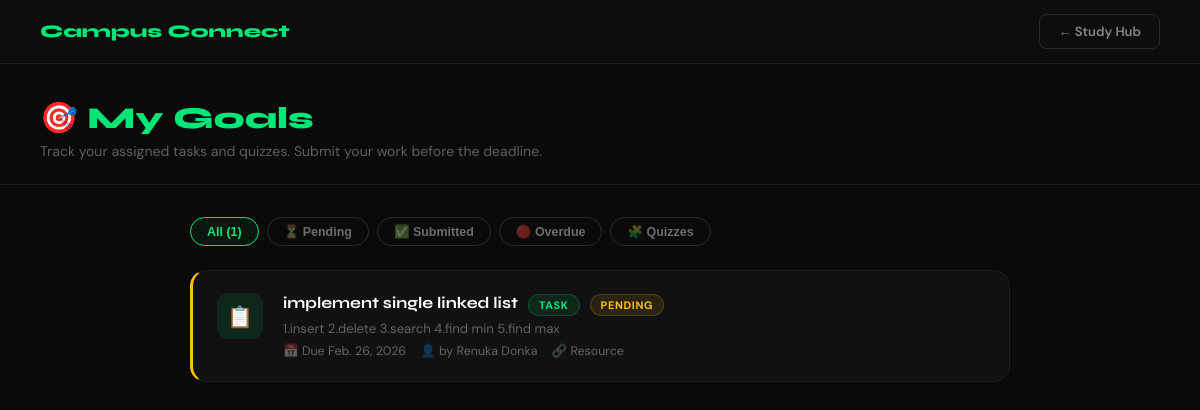
The app's page /study/goals/ (signed in) with its own data.
### campusconnect/models.py (models this page shows, shortened)
class Goal(models.Model):
    GOAL_TYPE = [
        ('task',  'Task'),
        ('quiz',  'Quiz'),
    ]
    STATUS = [
        ('active',    'Active'),
        ('completed', 'Completed'),
        ('overdue',   'Overdue'),
    ]
    title           = models.CharField(max_length=200)
    description     = models.TextField(blank=True)
    goal_type       = models.CharField(max_length=10, choices=GOAL_TYPE, default='task')
    assigned_by     = models.ForeignKey(User, on_delete=models.CASCADE, related_name='goals_created')
    assigned_to     = models.ManyToManyField(User, related_name='goals_assigned', blank=True)
    start_date      = models.DateField()
    due_date        = models.DateField()
    resource_link   = models.URLField(blank=True, null=True)
    resource_file   = models.FileField(upload_to='goal_resources/', blank=True, null=True)
    status          = models.CharField(max_length=20, choices=STATUS, default='active')
    created_at      = models.DateTimeField(auto_now_add=True)
    class Meta:
        ordering = ['-created_at']

### campusconnect/views.py (the view)
# urls.py: path('study/goals/',                        views.goals,             name='goals'),
def goals(request):
    if not request.user.is_authenticated:
        return redirect('login')
    try:
        profile = request.user.profile
    except UserProfile.DoesNotExist:
        profile = None
    is_faculty = profile and profile.role == 'faculty'
    if is_faculty:
        goals_list = Goal.objects.filter(assigned_by=request.user)
        return render(request, 'goals/teacher_goals.html', {
            'goals': goals_list,
            'user': request.user,
            'profile': profile,
        })
    else:
        today = timezone.now().date()
        goals_list = Goal.objects.filter(assigned_to=request.user)
        goals_list.filter(due_date__lt=today, status='active').update(status='overdue')
        annotated = []
        for g in goals_list:
            sub = GoalSubmission.objects.filter(goal=g, student=request.user).first()
            annotated.append({'goal': g, 'submission': sub})
        return render(request, 'goals/student_goals.html', {
            'annotated': annotated,
            'user': request.user,
            'profile': profile,
        })

### templates/goals/student_goals.html (shortened to what this page needs)
{% load static %}
<!DOCTYPE html>
<html lang="en">
<head>
</head>
<body>
<nav>
  <a href="{% url 'home' %}" class="nav-logo">Campus Connect</a>
  <a href="{% url 'study' %}" class="btn">← Study Hub</a>
</nav>
<div class="page-header">
  <h1>🎯 <span>My Goals</span></h1>
  <p>Track your assigned tasks and quizzes. Submit your work before the deadline.</p>
</div>
<div class="content">
  <div class="filters">
    <button class="filter-btn active" onclick="filterGoals('all', this)">All ({{ annotated|length }})</button>
    <button class="filter-btn" onclick="filterGoals('pending', this)">⏳ Pending</button>
    <button class="filter-btn" onclick="filterGoals('submitted', this)">✅ Submitted</button>
    <button class="filter-btn" onclick="filterGoals('overdue', this)">🔴 Overdue</button>
    <button class="filter-btn" onclick="filterGoals('quiz', this)">🧩 Quizzes</button>
  </div>
  <div class="goals-list" id="goalsList">
    {% for item in annotated %}
    {% with goal=item.goal sub=item.submission %}
    <a href="{% url 'goal_detail' goal.id %}"
       class="goal-card {% if sub %}submitted{% elif goal.status == 'overdue' %}overdue{% else %}pending{% endif %}"
       data-type="{{ goal.goal_type }}"
       data-status="{% if sub %}submitted{% elif goal.status == 'overdue' %}overdue{% else %}pending{% endif %}">
      <div class="goal-icon {% if goal.goal_type == 'quiz' %}icon-quiz{% else %}icon-task{% endif %}">
        {% if goal.goal_type == 'quiz' %}🧩{% else %}📋{% endif %}
      </div>
      <div class="goal-body">
        <div style="display:flex;align-items:center;gap:10px;flex-wrap:wrap">
          <span class="goal-title">{{ goal.title }}</span>
          <span class="badge {% if goal.goal_type == 'quiz' %}badge-quiz{% else %}badge-task{% endif %}">{{ goal.goal_type }}</span>
          {% if sub %}
            <span class="badge badge-{{ sub.status }}">{{ sub.status }}</span>
          {% elif goal.status == 'overdue' %}
            <span class="badge badge-overdue">Overdue</span>
          {% else %}
            <span class="badge badge-pending">Pending</span>
          {% endif %}
        </div>
        {% if goal.description %}<p style="font-size:0.82rem;color:rgba(255,255,255,0.35);margin-top:4px">{{ goal.description|truncatechars:90 }}</p>{% endif %}
        <div class="goal-meta">
          <span>📅 Due {{ goal.due_date }}</span>
          <span>👤 by {{ goal.assigned_by.get_full_name|default:goal.assigned_by.username }}</span>
          {% if goal.resource_link or goal.resource_file %}<span>🔗 Resource</span>{% endif %}
        </div>
      </div>
    </a>
    {% endwith %}
    {% empty %}
    <div class="empty">
      <div class="e-icon">🎯</div>
      <p>No goals assigned yet. Check back later!</p>
    </div>
    {% endfor %}
  </div>
</div>
</body>
</html>

### templates/goals/student_goals.html (style rules this page uses)
*,*::before,*::after { margin:0;padding:0;box-sizing:border-box }
:root { --green:#00e676;--pink:#ff4d9e;--dark:#0a0a0a;--border:#1e1e1e }
body { font-family:'DM Sans',sans-serif;background:var(--dark);color:#fff;min-height:100vh }
nav { display:flex;justify-content:space-between;align-items:center;padding:14px 40px;background:#0d0d0d;border-bottom:1px solid var(--border);position:sticky;top:0;z-index:100 }
.nav-logo { font-family:'Syne',sans-serif;font-weight:800;font-size:1.1rem;color:var(--green);text-decoration:none }
.btn { display:inline-flex;align-items:center;gap:6px;padding:8px 18px;border-radius:8px;font-size:0.82rem;font-weight:600;cursor:pointer;text-decoration:none;border:1px solid #2a2a2a;background:transparent;color:rgba(255,255,255,0.5);transition:all 0.2s }
.page-header { padding:36px 40px 24px;border-bottom:1px solid var(--border) }
.page-header h1 { font-family:'Syne',sans-serif;font-size:1.9rem;font-weight:800 }
.page-header h1 span { color:var(--green) }
.page-header p { color:rgba(255,255,255,0.35);margin-top:6px;font-size:0.88rem }
.content { max-width:900px;margin:0 auto;padding:32px 40px }
.filters { display:flex;gap:8px;margin-bottom:24px;flex-wrap:wrap }
.filter-btn { padding:6px 16px;border-radius:50px;font-size:0.78rem;font-weight:600;cursor:pointer;border:1px solid #2a2a2a;background:transparent;color:rgba(255,255,255,0.4);transition:all 0.2s }
.filter-btn.active,.filter-btn:hover { border-color:var(--green);color:var(--green);background:rgba(0,230,118,0.06) }
.goals-list { display:flex;flex-direction:column;gap:14px }
.goal-card { background:#111;border:1px solid var(--border);border-radius:16px;padding:22px 24px;display:flex;align-items:flex-start;gap:20px;transition:all 0.2s;text-decoration:none;color:inherit }
.goal-card.pending { border-left:3px solid #ffc107 }
.goal-icon { width:46px;height:46px;border-radius:12px;display:flex;align-items:center;justify-content:center;font-size:1.3rem;flex-shrink:0 }
.icon-task { background:rgba(0,230,118,0.1) }
.goal-body { flex:1;min-width:0 }
.goal-title { font-family:'Syne',sans-serif;font-size:1rem;font-weight:700;margin-bottom:4px }
.goal-meta { font-size:0.78rem;color:rgba(255,255,255,0.35);display:flex;gap:14px;flex-wrap:wrap;margin-top:6px }
.badge { display:inline-flex;align-items:center;padding:3px 10px;border-radius:50px;font-size:0.68rem;font-weight:700;letter-spacing:0.06em;text-transform:uppercase }
.badge-task { background:rgba(0,230,118,0.1);color:var(--green);border:1px solid rgba(0,230,118,0.2) }
.badge-pending { background:rgba(255,193,7,0.1);color:#ffc107;border:1px solid rgba(255,193,7,0.2) }

### records on screen
Goal: goal "implement single linked list", goal.goal_type "TASK", status "PENDING", goal.description "1.insert 2.delete 3.search 4.find min 5.find max", goal.due_date "Feb. 26, 2026", goal.assigned_by.get_full_name "Renuka Donka", shows "🔗 Resource"

### other values on screen
{{ annotated|length }} "1"
